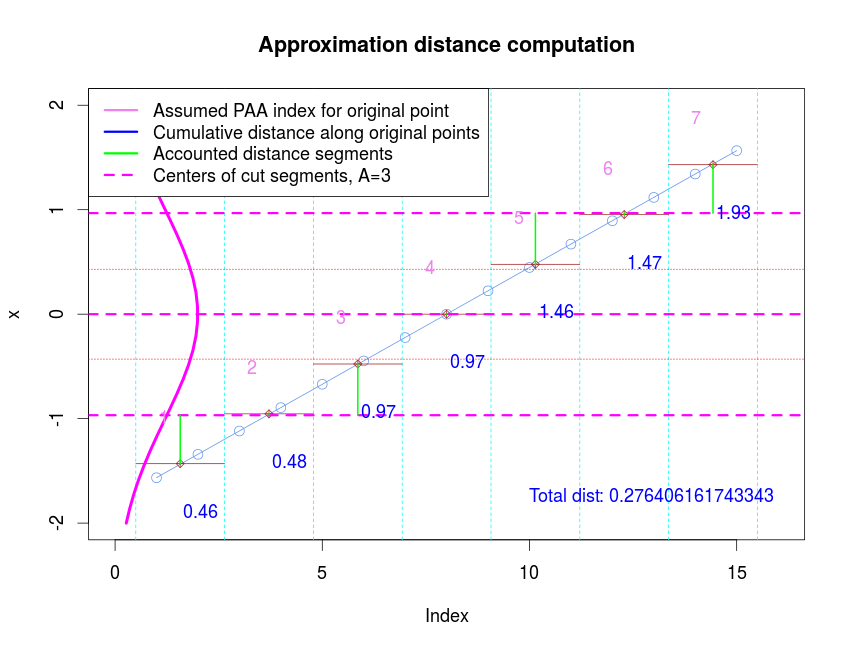

Write R code to recreate this figure.
library(jmotif)

x = 1:15 # series is 15 points long
inc = 15/7 # there shall be 7 segments

png(filename = "issues/Issue13.png", width = 850, height = 650, units = "px", pointsize = 18,
    bg = "white", type = c("cairo", "cairo-png", "Xlib", "quartz"), antialias="subpixel")

x = znorm(x)
plot(x, type="l", xlim=c(0,16), ylim=c(-2,2), col="cornflowerblue",
     main="Approximation distance computation"); 
points(x, col="cornflowerblue", cex=1.2)
breaks=seq(1-0.5,16,by=inc)
abline(v=breaks,lty=2,col="cyan")

paa7 = jmotif::paa(x, 7)
paa_centers <- (breaks + (inc / 2))[1:7]
points(x=paa_centers, y=paa7, pch=9, cex=0.7, col="brown")
segments(x0=breaks[1:7],x1=breaks[2:8],y0=paa7,y1=paa7,col="brown")

cuts3=jmotif::alphabet_to_cuts(3)[2:3]
abline(h=cuts3,col="red",lty=3)
abline(h=c(-0.967421566101701,0,0.967421566101701),col="magenta",lwd=3,lty=2)
yx <- seq(-2,2, length=30)
xx <- dnorm(yx, mean=0, sd=1)*5
lines(xx,yx, type="l", lwd=4, col="magenta")

library(plyr)
indexes = aaply(jmotif::series_to_chars(paa7, 3),1,jmotif::letter_to_idx)
central_lines = c(-0.967421566101701,0,0.967421566101701)

total=0
for (i in 0:(length(paa7)-1)) {
  
  text(paa_centers[i+1]-0.4,paa7[i+1]+0.45, paste(i+1), col="violet")
  
  dd = dist(t(cbind( c(paa7[i+1]), c(central_lines[indexes[i+1]]) )))
  
  segments(paa_centers[i+1],paa7[i+1],paa_centers[i+1],central_lines[indexes[i+1]],
           col="green",lwd=2)
  
  total = total + dd
  
  text(paa_centers[i+1]+0.5,paa7[i+1]-0.45, paste(round(total,2)), col="blue")
}
legend("topleft", 
       c("Assumed PAA index for original point",
         "Cumulative distance along original points",
         "Accounted distance segments",
         "Centers of cut segments, A=3"
         ), 
       lty=c(1,1,1,2),lwd=c(3,3,3,3),col=c("violet","blue","green","magenta"))

text(10, -1.8, paste("Total dist:",total/length(paa7)), col="blue", adj=c(0,0))

dev.off()